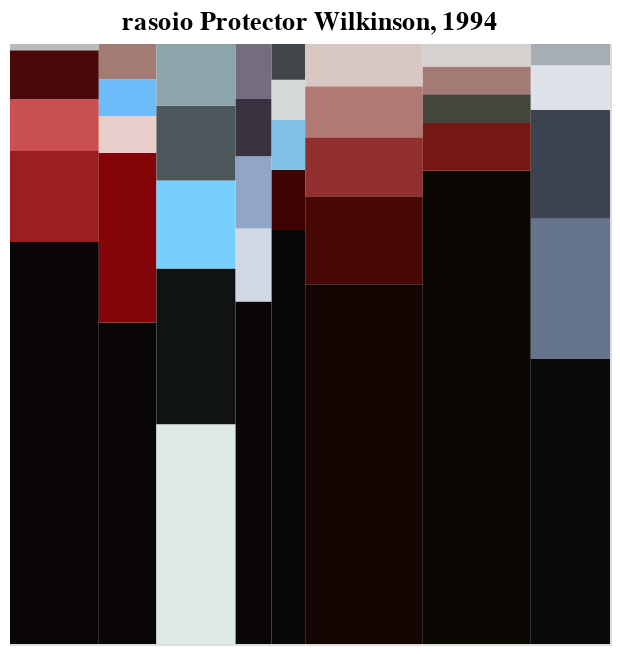

Source (Vega-Lite JSON):
### Vega-Lite specification from a JSON file in a GitHub repository (floating-point values rounded to 4 significant figures)
{"config": {"view": {"continuousWidth": 300, "continuousHeight": 300}}, "data": {"name": "data-c07f7375812dcfad219dfedcf32c8bca"}, "mark": {"type": "rect", "opacity": 1, "tooltip": true}, "encoding": {"color": {"field": "hex_color", "scale": null, "type": "nominal"}, "tooltip": [{"field": "scene", "type": "quantitative"}, {"field": "hex_color", "type": "nominal"}, {"field": "closest_cm_color_name", "type": "nominal"}, {"field": "frequency", "type": "quantitative"}], "x": {"axis": null, "field": "start_frame", "scale": {"domainMax": 262.0, "domainMin": 12.0, "padding": 0}, "title": null, "type": "quantitative"}, "x2": {"field": "end_frame"}, "y": {"axis": null, "field": "start_freq", "scale": {"padding": 0}, "title": null, "type": "quantitative"}, "y2": {"field": "end_freq"}}, "height": 300, "title": "rasoio Protector Wilkinson, 1994", "transform": [{"groupby": ["scene"], "stack": "frequency", "as": ["start_freq", "end_freq"]}], "width": 300, "$schema": "https://vega.github.io/schema/vega-lite/v5.17.0.json", "datasets": {"data-c07f7375812dcfad219dfedcf32c8bca": [{"commercial_id": "6m2TJTl_ebA.s18", "scene": 1, "scene_size": 37, "start_frame": 12, "end_frame": 49, "hex_color": "#0a0509", "closest_cm_hex_color": "#0A0806", "closest_cm_color_name": "grease", "closest_css3_color_name": "black", "frequency": 0.6702, "hue": 0.8667, "lightness": 0.02941, "saturation": 0.3333, "scene_size_norm": 0.148, "color_weight": 0.09919, "tf": 0.1893}, {"commercial_id": "6m2TJTl_ebA.s18", "scene": 1, "scene_size": 37, "start_frame": 12, "end_frame": 49, "hex_color": "#9d1e20", "closest_cm_hex_color": "#A52A2A", "closest_cm_color_name": "auburn_red", "closest_css3_color_name": "brown", "frequency": 0.1514, "hue": 0.9974, "lightness": 0.3667, "saturation": 0.6791, "scene_size_norm": 0.148, "color_weight": 0.02241, "tf": 0.02241}, {"commercial_id": "6m2TJTl_ebA.s18", "scene": 1, "scene_size": 37, "start_frame": 12, "end_frame": 49, "hex_color": "#c9504f", "closest_cm_hex_color": "#BF4F51", "closest_cm_color_name": "bittersweet_shimmer", "closest_css3_color_name": "indianred", "frequency": 0.08647, "hue": 0.001366, "lightness": 0.549, "saturation": 0.5304, "scene_size_norm": 0.148, "color_weight": 0.0128, "tf": 0.0128}, {"commercial_id": "6m2TJTl_ebA.s18", "scene": 1, "scene_size": 37, "start_frame": 12, "end_frame": 49, "hex_color": "#490809", "closest_cm_hex_color": "#4E0707", "closest_cm_color_name": "wine", "closest_css3_color_name": "maroon", "frequency": 0.08141, "hue": 0.9974, "lightness": 0.1588, "saturation": 0.8025, "scene_size_norm": 0.148, "color_weight": 0.01205, "tf": 0.04082}, {"commercial_id": "6m2TJTl_ebA.s18", "scene": 1, "scene_size": 37, "start_frame": 12, "end_frame": 49, "hex_color": "#bab9bc", "closest_cm_hex_color": "#BEBEBE", "closest_cm_color_name": "medium_gray", "closest_css3_color_name": "silver", "frequency": 0.01053, "hue": 0.7222, "lightness": 0.7314, "saturation": 0.0219, "scene_size_norm": 0.148, "color_weight": 0.001558, "tf": 0.001558}, {"commercial_id": "6m2TJTl_ebA.s18", "scene": 2, "scene_size": 24, "start_frame": 49, "end_frame": 73, "hex_color": "#0a0607", "closest_cm_hex_color": "#0A0806", "closest_cm_color_name": "grease", "closest_css3_color_name": "black", "frequency": 0.5359, "hue": 0.9583, "lightness": 0.03137, "saturation": 0.25, "scene_size_norm": 0.096, "color_weight": 0.05145, "tf": 0.1893}, {"commercial_id": "6m2TJTl_ebA.s18", "scene": 2, "scene_size": 24, "start_frame": 49, "end_frame": 73, "hex_color": "#830507", "closest_cm_hex_color": "#800000", "closest_cm_color_name": "maroon", "closest_css3_color_name": "maroon", "frequency": 0.2825, "hue": 0.9974, "lightness": 0.2667, "saturation": 0.9265, "scene_size_norm": 0.096, "color_weight": 0.02712, "tf": 0.02712}, {"commercial_id": "6m2TJTl_ebA.s18", "scene": 2, "scene_size": 24, "start_frame": 49, "end_frame": 73, "hex_color": "#e9cfcb", "closest_cm_hex_color": "#E5CCC9", "closest_cm_color_name": "dust_storm", "closest_css3_color_name": "lightgray", "frequency": 0.06151, "hue": 0.02222, "lightness": 0.8549, "saturation": 0.4054, "scene_size_norm": 0.096, "color_weight": 0.005905, "tf": 0.005905}, {"commercial_id": "6m2TJTl_ebA.s18", "scene": 2, "scene_size": 24, "start_frame": 49, "end_frame": 73, "hex_color": "#6bbcf8", "closest_cm_hex_color": "#73C2FB", "closest_cm_color_name": "maya_blue", "closest_css3_color_name": "lightskyblue", "frequency": 0.06146, "hue": 0.5709, "lightness": 0.6961, "saturation": 0.9097, "scene_size_norm": 0.096, "color_weight": 0.0059, "tf": 0.0253}, {"commercial_id": "6m2TJTl_ebA.s18", "scene": 2, "scene_size": 24, "start_frame": 49, "end_frame": 73, "hex_color": "#a37b75", "closest_cm_hex_color": "#9F8170", "closest_cm_color_name": "beaver", "closest_css3_color_name": "gray", "frequency": 0.05864, "hue": 0.02174, "lightness": 0.549, "saturation": 0.2, "scene_size_norm": 0.096, "color_weight": 0.005629, "tf": 0.03058}, {"commercial_id": "6m2TJTl_ebA.s18", "scene": 3, "scene_size": 33, "start_frame": 73, "end_frame": 106, "hex_color": "#ddeae4", "closest_cm_hex_color": "#EFECE1", "closest_cm_color_name": "acoustic_white", "closest_css3_color_name": "gainsboro", "frequency": 0.3661, "hue": 0.4231, "lightness": 0.8922, "saturation": 0.2364, "scene_size_norm": 0.132, "color_weight": 0.04833, "tf": 0.0581}, {"commercial_id": "6m2TJTl_ebA.s18", "scene": 3, "scene_size": 33, "start_frame": 73, "end_frame": 106, "hex_color": "#101314", "closest_cm_hex_color": "#161311", "closest_cm_color_name": "tea_bag", "closest_css3_color_name": "black", "frequency": 0.2596, "hue": 0.5417, "lightness": 0.07059, "saturation": 0.1111, "scene_size_norm": 0.132, "color_weight": 0.03426, "tf": 0.03426}, {"commercial_id": "6m2TJTl_ebA.s18", "scene": 3, "scene_size": 33, "start_frame": 73, "end_frame": 106, "hex_color": "#76cffc", "closest_cm_hex_color": "#73C2FB", "closest_cm_color_name": "maya_blue", "closest_css3_color_name": "lightskyblue", "frequency": 0.1469, "hue": 0.556, "lightness": 0.7255, "saturation": 0.9571, "scene_size_norm": 0.132, "color_weight": 0.0194, "tf": 0.0253}, {"commercial_id": "6m2TJTl_ebA.s18", "scene": 3, "scene_size": 33, "start_frame": 73, "end_frame": 106, "hex_color": "#4d585c", "closest_cm_hex_color": "#4C5866", "closest_cm_color_name": "marengo", "closest_css3_color_name": "darkslategray", "frequency": 0.1245, "hue": 0.5444, "lightness": 0.3314, "saturation": 0.08876, "scene_size_norm": 0.132, "color_weight": 0.01643, "tf": 0.01643}, {"commercial_id": "6m2TJTl_ebA.s18", "scene": 3, "scene_size": 33, "start_frame": 73, "end_frame": 106, "hex_color": "#8ca5ab", "closest_cm_hex_color": "#9897A9", "closest_cm_color_name": "coin", "closest_css3_color_name": "darkgray", "frequency": 0.1029, "hue": 0.5323, "lightness": 0.6098, "saturation": 0.1558, "scene_size_norm": 0.132, "color_weight": 0.01359, "tf": 0.01359}, {"commercial_id": "6m2TJTl_ebA.s18", "scene": 4, "scene_size": 15, "start_frame": 106, "end_frame": 121, "hex_color": "#0b060a", "closest_cm_hex_color": "#0C090A", "closest_cm_color_name": "night", "closest_css3_color_name": "black", "frequency": 0.571, "hue": 0.8667, "lightness": 0.03333, "saturation": 0.2941, "scene_size_norm": 0.06, "color_weight": 0.03426, "tf": 0.09694}, {"commercial_id": "6m2TJTl_ebA.s18", "scene": 4, "scene_size": 15, "start_frame": 106, "end_frame": 121, "hex_color": "#d1d7e4", "closest_cm_hex_color": "#BCD4E6", "closest_cm_color_name": "beau_blue", "closest_css3_color_name": "gainsboro", "frequency": 0.1214, "hue": 0.614, "lightness": 0.8569, "saturation": 0.2603, "scene_size_norm": 0.06, "color_weight": 0.007281, "tf": 0.007281}, {"commercial_id": "6m2TJTl_ebA.s18", "scene": 4, "scene_size": 15, "start_frame": 106, "end_frame": 121, "hex_color": "#91a5c5", "closest_cm_hex_color": "#ADADC9", "closest_cm_color_name": "silver", "closest_css3_color_name": "darkgray", "frequency": 0.1205, "hue": 0.6026, "lightness": 0.6706, "saturation": 0.3095, "scene_size_norm": 0.06, "color_weight": 0.007231, "tf": 0.007231}, {"commercial_id": "6m2TJTl_ebA.s18", "scene": 4, "scene_size": 15, "start_frame": 106, "end_frame": 121, "hex_color": "#3a3240", "closest_cm_hex_color": "#373737", "closest_cm_color_name": "shadow", "closest_css3_color_name": "darkslategray", "frequency": 0.09564, "hue": 0.7619, "lightness": 0.2235, "saturation": 0.1228, "scene_size_norm": 0.06, "color_weight": 0.005739, "tf": 0.005739}, {"commercial_id": "6m2TJTl_ebA.s18", "scene": 4, "scene_size": 15, "start_frame": 106, "end_frame": 121, "hex_color": "#736d7e", "closest_cm_hex_color": "#7C6E7F", "closest_cm_color_name": "dove", "closest_css3_color_name": "gray", "frequency": 0.09152, "hue": 0.7255, "lightness": 0.4608, "saturation": 0.07234, "scene_size_norm": 0.06, "color_weight": 0.005491, "tf": 0.005491}, {"commercial_id": "6m2TJTl_ebA.s18", "scene": 5, "scene_size": 14, "start_frame": 121, "end_frame": 135, "hex_color": "#0a0707", "closest_cm_hex_color": "#0A0806", "closest_cm_color_name": "grease", "closest_css3_color_name": "black", "frequency": 0.6901, "hue": 0.0, "lightness": 0.03333, "saturation": 0.1765, "scene_size_norm": 0.056, "color_weight": 0.03865, "tf": 0.1893}, {"commercial_id": "6m2TJTl_ebA.s18", "scene": 5, "scene_size": 14, "start_frame": 121, "end_frame": 135, "hex_color": "#3e0302", "closest_cm_hex_color": "#420C09", "closest_cm_color_name": "mahogany", "closest_css3_color_name": "black", "frequency": 0.1001, "hue": 0.002778, "lightness": 0.1255, "saturation": 0.9375, "scene_size_norm": 0.056, "color_weight": 0.005605, "tf": 0.005605}, {"commercial_id": "6m2TJTl_ebA.s18", "scene": 5, "scene_size": 14, "start_frame": 121, "end_frame": 135, "hex_color": "#7fc0e5", "closest_cm_hex_color": "#89CFF0", "closest_cm_color_name": "baby_blue", "closest_css3_color_name": "skyblue", "frequency": 0.08301, "hue": 0.5605, "lightness": 0.698, "saturation": 0.6623, "scene_size_norm": 0.056, "color_weight": 0.004648, "tf": 0.004648}, {"commercial_id": "6m2TJTl_ebA.s18", "scene": 5, "scene_size": 14, "start_frame": 121, "end_frame": 135, "hex_color": "#d3dad7", "closest_cm_hex_color": "#CCCDC6", "closest_cm_color_name": "pastel_gray", "closest_css3_color_name": "lightgray", "frequency": 0.06718, "hue": 0.4286, "lightness": 0.8412, "saturation": 0.08642, "scene_size_norm": 0.056, "color_weight": 0.003762, "tf": 0.0243}, {"commercial_id": "6m2TJTl_ebA.s18", "scene": 5, "scene_size": 14, "start_frame": 121, "end_frame": 135, "hex_color": "#3f4548", "closest_cm_hex_color": "#3B444B", "closest_cm_color_name": "arsenic", "closest_css3_color_name": "darkslategray", "frequency": 0.05957, "hue": 0.5556, "lightness": 0.2647, "saturation": 0.06667, "scene_size_norm": 0.056, "color_weight": 0.003336, "tf": 0.003336}, {"commercial_id": "6m2TJTl_ebA.s18", "scene": 6, "scene_size": 49, "start_frame": 135, "end_frame": 184, "hex_color": "#140402", "closest_cm_hex_color": "#0F0404", "closest_cm_color_name": "vampire_black", "closest_css3_color_name": "black", "frequency": 0.5995, "hue": 0.01852, "lightness": 0.04314, "saturation": 0.8182, "scene_size_norm": 0.196, "color_weight": 0.1175, "tf": 0.1175}, {"commercial_id": "6m2TJTl_ebA.s18", "scene": 6, "scene_size": 49, "start_frame": 135, "end_frame": 184, "hex_color": "#480806", "closest_cm_hex_color": "#4E0707", "closest_cm_color_name": "wine", "closest_css3_color_name": "maroon", "frequency": 0.1468, "hue": 0.005051, "lightness": 0.1529, "saturation": 0.8462, "scene_size_norm": 0.196, "color_weight": 0.02878, "tf": 0.04082}, {"commercial_id": "6m2TJTl_ebA.s18", "scene": 6, "scene_size": 49, "start_frame": 135, "end_frame": 184, "hex_color": "#912f2e", "closest_cm_hex_color": "#8A3324", "closest_cm_color_name": "burnt_umber", "closest_css3_color_name": "brown", "frequency": 0.09834, "hue": 0.001684, "lightness": 0.3745, "saturation": 0.5183, "scene_size_norm": 0.196, "color_weight": 0.01928, "tf": 0.01928}, {"commercial_id": "6m2TJTl_ebA.s18", "scene": 6, "scene_size": 49, "start_frame": 135, "end_frame": 184, "hex_color": "#b07973", "closest_cm_hex_color": "#9F8170", "closest_cm_color_name": "beaver", "closest_css3_color_name": "rosybrown", "frequency": 0.08493, "hue": 0.01639, "lightness": 0.5706, "saturation": 0.2785, "scene_size_norm": 0.196, "color_weight": 0.01665, "tf": 0.03058}, {"commercial_id": "6m2TJTl_ebA.s18", "scene": 6, "scene_size": 49, "start_frame": 135, "end_frame": 184, "hex_color": "#d8c8c3", "closest_cm_hex_color": "#CCCDC6", "closest_cm_color_name": "pastel_gray", "closest_css3_color_name": "lightgray", "frequency": 0.07039, "hue": 0.03968, "lightness": 0.8059, "saturation": 0.2121, "scene_size_norm": 0.196, "color_weight": 0.0138, "tf": 0.0243}, {"commercial_id": "6m2TJTl_ebA.s18", "scene": 7, "scene_size": 45, "start_frame": 184, "end_frame": 229, "hex_color": "#0b0804", "closest_cm_hex_color": "#0B0705", "closest_cm_color_name": "leather", "closest_css3_color_name": "black", "frequency": 0.7889, "hue": 0.09524, "lightness": 0.02941, "saturation": 0.4667, "scene_size_norm": 0.18, "color_weight": 0.142, "tf": 0.142}, {"commercial_id": "6m2TJTl_ebA.s18", "scene": 7, "scene_size": 45, "start_frame": 184, "end_frame": 229, "hex_color": "#771713", "closest_cm_hex_color": "#7A1712", "closest_cm_color_name": "berry", "closest_css3_color_name": "maroon", "frequency": 0.07927, "hue": 0.006667, "lightness": 0.2706, "saturation": 0.7246, "scene_size_norm": 0.18, "color_weight": 0.01427, "tf": 0.01427}, {"commercial_id": "6m2TJTl_ebA.s18", "scene": 7, "scene_size": 45, "start_frame": 184, "end_frame": 229, "hex_color": "#45453e", "closest_cm_hex_color": "#41424C", "closest_cm_color_name": "anchor", "closest_css3_color_name": "darkslategray", "frequency": 0.04829, "hue": 0.1667, "lightness": 0.2569, "saturation": 0.05344, "scene_size_norm": 0.18, "color_weight": 0.008693, "tf": 0.008693}, {"commercial_id": "6m2TJTl_ebA.s18", "scene": 7, "scene_size": 45, "start_frame": 184, "end_frame": 229, "hex_color": "#a47a74", "closest_cm_hex_color": "#9F8170", "closest_cm_color_name": "beaver", "closest_css3_color_name": "gray", "frequency": 0.04611, "hue": 0.02083, "lightness": 0.549, "saturation": 0.2087, "scene_size_norm": 0.18, "color_weight": 0.0083, "tf": 0.03058}, {"commercial_id": "6m2TJTl_ebA.s18", "scene": 7, "scene_size": 45, "start_frame": 184, "end_frame": 229, "hex_color": "#d5d1ce", "closest_cm_hex_color": "#CCCDC6", "closest_cm_color_name": "pastel_gray", "closest_css3_color_name": "lightgray", "frequency": 0.03746, "hue": 0.07143, "lightness": 0.8216, "saturation": 0.07692, "scene_size_norm": 0.18, "color_weight": 0.006743, "tf": 0.0243}, {"commercial_id": "6m2TJTl_ebA.s18", "scene": 8, "scene_size": 33, "start_frame": 229, "end_frame": 262, "hex_color": "#0c090a", "closest_cm_hex_color": "#0C090A", "closest_cm_color_name": "night", "closest_css3_color_name": "black", "frequency": 0.4749, "hue": 0.9444, "lightness": 0.04118, "saturation": 0.1429, "scene_size_norm": 0.132, "color_weight": 0.06269, "tf": 0.09694}, {"commercial_id": "6m2TJTl_ebA.s18", "scene": 8, "scene_size": 33, "start_frame": 229, "end_frame": 262, "hex_color": "#66738d", "closest_cm_hex_color": "#59788E", "closest_cm_color_name": "stone", "closest_css3_color_name": "slategray", "frequency": 0.2339, "hue": 0.6111, "lightness": 0.4765, "saturation": 0.1605, "scene_size_norm": 0.132, "color_weight": 0.03088, "tf": 0.03088}, {"commercial_id": "6m2TJTl_ebA.s18", "scene": 8, "scene_size": 33, "start_frame": 229, "end_frame": 262, "hex_color": "#3c4351", "closest_cm_hex_color": "#3F3F4E", "closest_cm_color_name": "lead", "closest_css3_color_name": "darkslategray", "frequency": 0.1815, "hue": 0.6111, "lightness": 0.2765, "saturation": 0.1489, "scene_size_norm": 0.132, "color_weight": 0.02396, "tf": 0.02396}, {"commercial_id": "6m2TJTl_ebA.s18", "scene": 8, "scene_size": 33, "start_frame": 229, "end_frame": 262, "hex_color": "#dde3e8", "closest_cm_hex_color": "#EFECE1", "closest_cm_color_name": "acoustic_white", "closest_css3_color_name": "gainsboro", "frequency": 0.07407, "hue": 0.5758, "lightness": 0.8882, "saturation": 0.193, "scene_size_norm": 0.132, "color_weight": 0.009777, "tf": 0.0581}, {"commercial_id": "6m2TJTl_ebA.s18", "scene": 8, "scene_size": 33, "start_frame": 229, "end_frame": 262, "hex_color": "#a7adb4", "closest_cm_hex_color": "#ACACAC", "closest_cm_color_name": "silver_chalice", "closest_css3_color_name": "darkgray", "frequency": 0.03557, "hue": 0.5897, "lightness": 0.6804, "saturation": 0.07975, "scene_size_norm": 0.132, "color_weight": 0.004695, "tf": 0.004695}]}}
